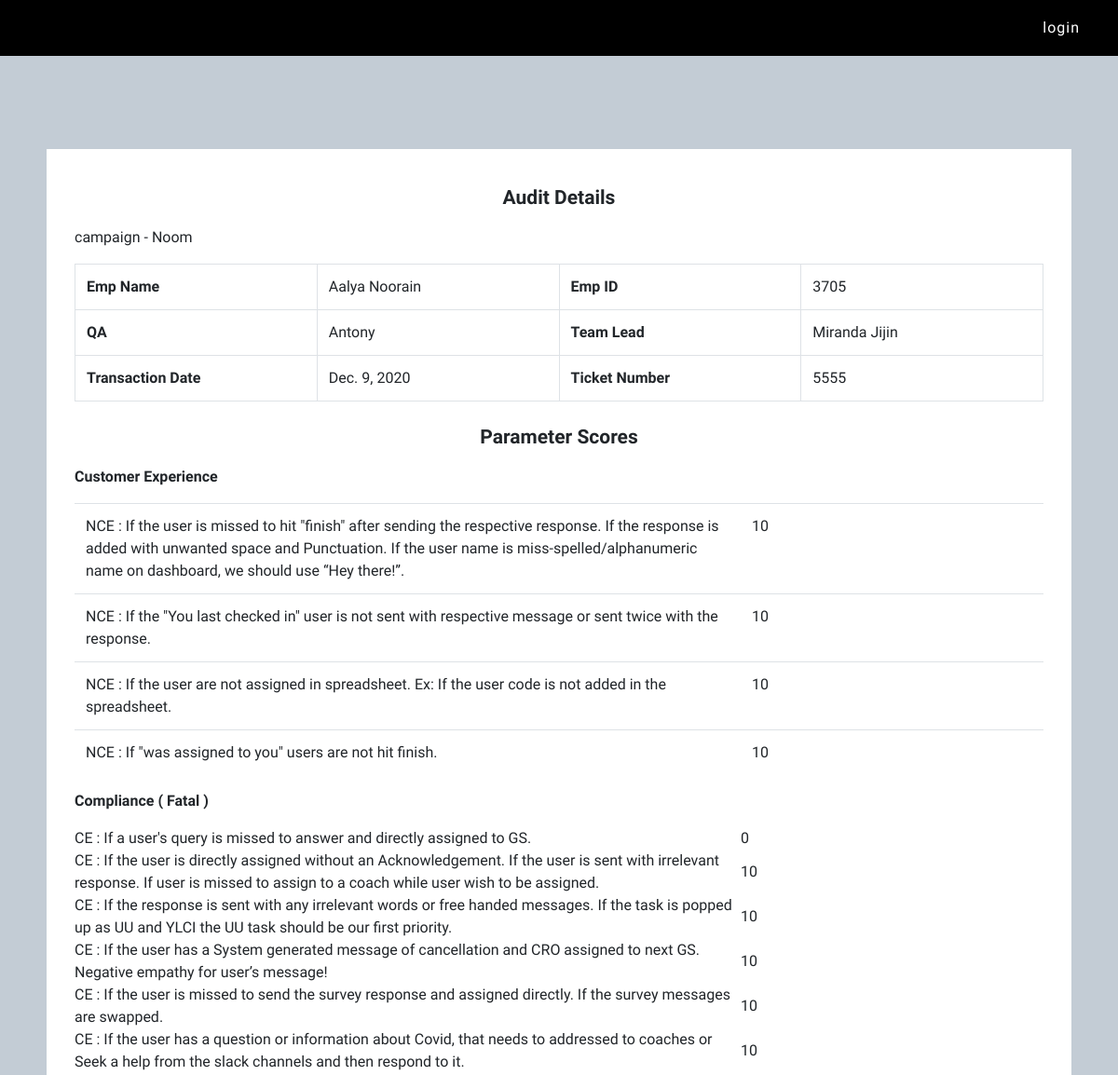
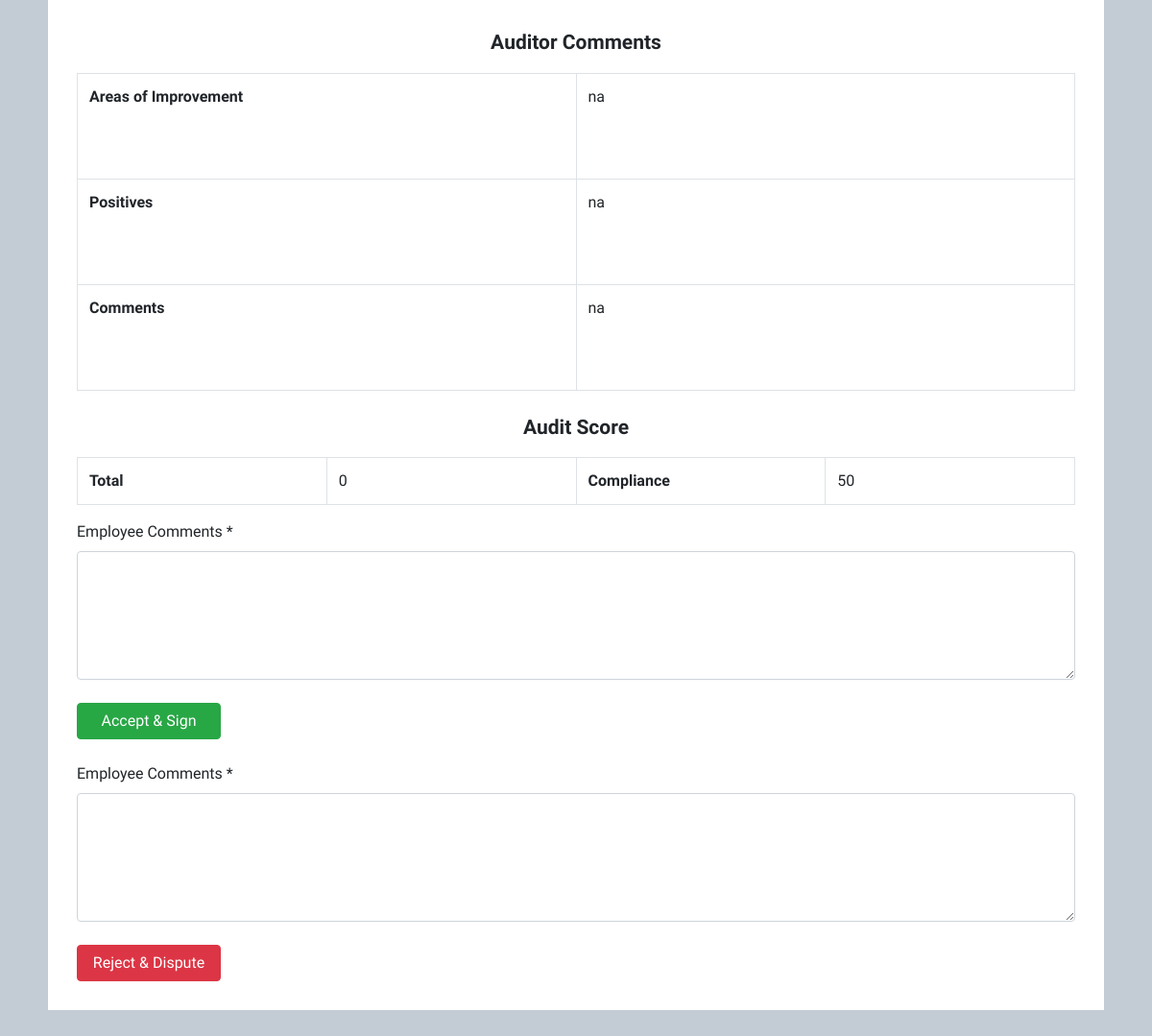
The app's page /employees/coaching-view-eva-chat/3 with its own data (2 pictures, top to bottom).
### employees/models.py (models this page shows, shortened)
class ChatMonitoringFormEva(models.Model):
    emp_id = models.IntegerField()
    associate_name = models.CharField(max_length=50)
    qa = models.CharField(max_length=50)
    team_lead = models.CharField(max_length=50)
    ticket_no = models.IntegerField()
    trans_date = models.DateField()
    audit_date = models.DateField()
    campaign = models.CharField(max_length=100)
    evaluator = models.CharField(max_length=50)
    concept = models.CharField(max_length=60)
    ce_1 = models.IntegerField()
    ce_2 = models.IntegerField()
    ce_3 = models.IntegerField()
    ce_4 = models.IntegerField()
    compliance_1 = models.IntegerField()
    compliance_2 = models.IntegerField()
    compliance_3 = models.IntegerField()
    compliance_4 = models.IntegerField()
    compliance_5 = models.IntegerField()
    compliance_6 = models.IntegerField()
    areas_improvement = models.TextField()
    positives = models.TextField()
    comments = models.TextField()
    added_by = models.CharField(max_length=30)
    status = models.BooleanField(default=False)
    closed_date = models.DateTimeField(null=True)
    emp_comments = models.TextField(null=True)
    ce_total = models.IntegerField(null=True)
    compliance_total = models.IntegerField(null=True)
    overall_score = models.IntegerField(null=True)

### employees/views.py (the view)
# urls.py: path('coaching-view-eva-chat/<int:pk>',empCoachingViewEvachat),
def empCoachingViewEvachat(request,pk):
    coaching=ChatMonitoringFormEva.objects.get(id=pk)
    data={'coaching':coaching}
    return render(request,'coaching-views/emp-coaching-view-eva-chat.html',data)

### templates/coaching-views/emp-coaching-view-eva-chat.html (shortened to what this page needs)
{% extends 'base.html' %}
{% block main %}
<section id="coachingview" style="padding:100px 50px">
    <div class="container-lg" style="background: white;padding: 30px 30px;">
            <h2>Audit Details</h2>
            <p>campaign - {{coaching.campaign}}</p>
            <table class="table table-bordered">
                <tr>
                    <td><b>Emp Name</b></td>
                    <td>{{coaching.associate_name}}</td>
                    <td><b>Emp ID</b></td>
                    <td>{{coaching.emp_id}}</td>
                </tr>
                <tr>
                  <td><b>QA</b></td>
                  <td>{{coaching.qa}}</td>
                  <td><b>Team Lead</b></td>
                  <td>{{coaching.team_lead}}</td>
                </tr>
                <tr>
                  <td><b>Transaction Date</b></td>
                  <td>{{coaching.trans_date}}</td>
                  <td><b>Ticket Number</b></td>
                  <td>{{coaching.ticket_no}}</td>
                </tr>
            </table>
            <h2>Parameter Scores</h2>
            <p><b>Customer Experience</b></p>
            <table class="table">
                <tr>
                    <td style="width: 55%;">NCE : If the user is missed to hit "finish" after sending the respective response.  If the response is added with unwanted space and Punctuation. If the user name is miss-spelled/alphanumeric name on dashboard, we should use “Hey there!”.</td>
                    <td>{{coaching.ce_1}}</td>
                </tr>
                <tr>
                    <td style="width: 55%;">NCE : If the "You last checked in" user is not sent with respective message or sent twice with the response.</td>
                    <td>{{coaching.ce_2}}</td>
                </tr>
                <tr>
                    <td style="width: 55%;">NCE : If the user are not assigned in spreadsheet. Ex: If the user code is not added in the spreadsheet.</td>
                    <td>{{coaching.ce_3}}</td>
                </tr>
                <tr style="width: 55%;">
                    <td>NCE : If "was assigned to you" users are not hit finish.</td>
                    <td>{{coaching.ce_4}}</td>
                </tr>
            </table>
            <p><b>Compliance ( Fatal )</b></p>
            <table>
                <tr>
                    <td style="width: 55%;">CE : If a user's query is missed to answer and directly assigned to GS.</td>
                    <td>{{coaching.compliance_1}}</td>
                </tr>
                <tr>
                    <td style="width: 55%;">CE : If the user is directly assigned without an Acknowledgement. If the user is sent with irrelevant response. If user is missed to assign to a coach while user wish to be assigned.</td>
                    <td>{{coaching.compliance_2}}</td>
                </tr>
                <tr>
                    <td style="width: 55%;">CE : If the response is sent with any irrelevant words or free handed messages. If the task is popped up as UU and YLCI the UU task should be our first priority.</td>
                    <td>{{coaching.compliance_3}}</td>
                </tr>
                <tr>
                    <td style="width: 55%;">CE : If the user has a System generated message of cancellation and CRO assigned to next GS. Negative empathy for user’s message!</td>
                    <td>{{coaching.compliance_4}}</td>
                </tr>
                <tr>
                    <td style="width: 55%;">CE : If the user is missed to send the survey response and assigned directly. If the survey messages are swapped.</td>
                    <td>{{coaching.compliance_5}}</td>
                </tr>
                <tr>
                    <td style="width: 55%;">CE : If the user has a question or information about Covid, that needs to addressed to coaches or Seek a help from the slack channels and then respond to it.</td>
                    <td>{{coaching.compliance_6}}</td>
                </tr>
            </table>
        <br>
            <h2>Auditor Comments</h2>
            <table class="table table-bordered">
                <tr style="height:110px">
                  <td><b>Areas of Improvement</b></td>
                  <td>{{coaching.areas_improvement}}</td>
                </tr>
                <tr style="height:110px">
                  <td><b>Positives</b></td>
                  <td>{{coaching.positives}}</td>
                </tr>
                <tr style="height:110px">
                  <td><b>Comments</b></td>
                  <td>{{coaching.comments}}</td>
                </tr>
            </table>
            <h2>Audit Score</h2>
            <table class="table table-bordered">
                <tr>
                  <td><b>Total</b></td>
                  <td>{{coaching.overall_score}}</td>
                  <td><b>Compliance</b></td>
                  <td>{{coaching.compliance_total}}</td>
                </tr>
            </table>
        <div>
            <form class="login-form" action="/employees/coaching/signcoaching/{{coaching.id}}" method="post">
                <label for="emp_comments">Employee Comments *</label><br>
                <textarea name="emp_comments" id="emp_comments" cols="30" rows="5" required class="form-control"></textarea>
                <br>
                <input class="btn btn-success" type="submit" value="Accept & Sign" style="width: 150px">
            </form>
            <br>
            <form action="/employees/coaching-dispute" method="POST">
                <label for="emp_comments_d">Employee Comments *</label><br>
                <textarea name="emp_comments_dispute" id="emp_comments_d" cols="30" rows="5" required class="form-control"></textarea>
                <br><button class="btn btn-danger" style="width: 150px">Reject & Dispute</button>
            </form>
        </div>
    </div>
</section>
{% endblock %}

### templates/base.html (shortened to what this page needs)
<!DOCTYPE html>
<html lang="en">
<head>
    {% load static %}
    <link rel="stylesheet" href="https://cdn.jsdelivr.net/npm/bootstrap@4.5.3/dist/css/bootstrap.min.css">
    <link rel="stylesheet" href="{% static 'css/style.css' %}">
    <link rel="stylesheet" href="https://stackpath.bootstrapcdn.com/font-awesome/4.7.0/css/font-awesome.min.css">
</head>
<body>
        <section id="nav">
            <div class="container-fluid">
                <ul class="nav justify-content-end">
                    {% if user.is_authenticated %}
                    <li class="nav-item" style="color: cyan"><small>Welcome</small>,{{user.profile.emp_name}}</li>
                    <li class="nav-item"><a class="nav-link" href="/employees/logout">logout</a></li>
                    {% else %}
                    <li class="nav-item"><a class="nav-link" href="login">login</a></li>
                    {% endif %}
                </ul>
            </div>
        </section>
    {% block main %}
    {% endblock %}
</body>
</html>

### static/css/style.css (style rules this page uses)
* { padding: 0; margin: 0; }
body { font-family: 'Maven Pro', sans-serif; background:#c3ccd5; }
#coachingview td { width:25%; }
#nav { background: black; height: 60px; padding: 10px 10px; }
#nav .nav-link { color:white!important; letter-spacing:1px; }
#coachingview h2 { text-align: center; padding: 10px 10px; font-size: 21px; font-weight: 600; }

### records on screen
ChatMonitoringFormEva: campaign "Noom", associate_name "Aalya Noorain", emp_id "3705", qa "Antony", team_lead "Miranda Jijin", trans_date "Dec. 9, 2020", ticket_no "5555", ce_1 "10", ce_2 "10", ce_3 "10", ce_4 "10", compliance_1 "0", compliance_2 "10", compliance_3 "10", compliance_4 "10", compliance_5 "10", compliance_6 "10", areas_improvement "na", positives "na", comments "na", overall_score "0", compliance_total "50"
